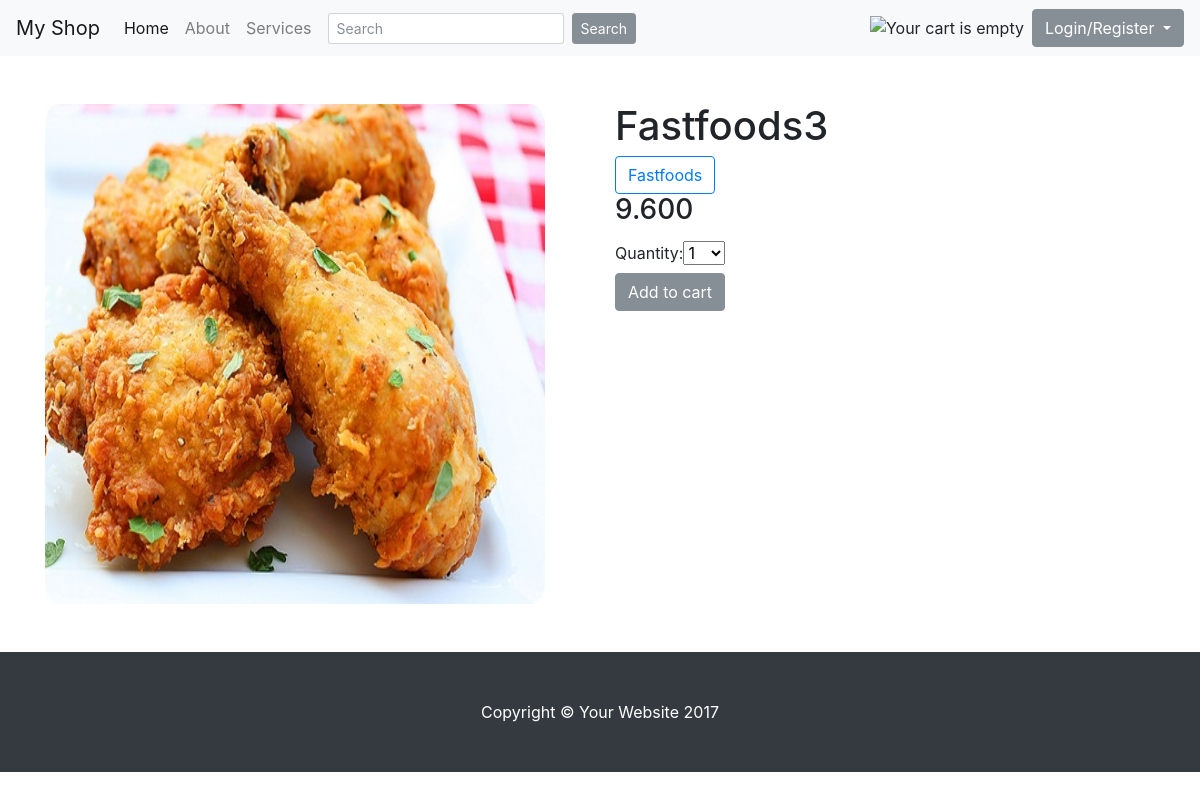
The page /7/fastfoods3/ on the database its author committed.
### shop/models.py (models this page shows, shortened)
class Product(models.Model):
    category = models.ForeignKey(Category, related_name='products')
    name = models.CharField(max_length=200, db_index=True)
    slug = models.SlugField(max_length=200, db_index=True)
    image = models.ImageField(upload_to='products/%Y/%m/%d', blank=True)
    description = models.TextField(blank=True)
    price = models.DecimalField(max_digits=20, decimal_places=3)
    stock = models.PositiveIntegerField()
    available = models.BooleanField(default=True)
    created = models.DateTimeField(auto_now_add=True)
    updated = models.DateTimeField(auto_now=True)
    class Meta:
        ordering = ('-created',)
        index_together = (('id', 'slug'),)

class Category(models.Model):
    name = models.CharField(max_length=200, db_index=True)
    slug = models.SlugField(max_length=200, db_index=True, unique=True)
    class Meta:
        ordering = ('name',)
        verbose_name = 'category'
        verbose_name_plural = 'categories'
    def __str__(self):
        return self.name
    def get_absolute_url(self):
        return reverse('shop:product_list_by_category', args=[self.slug])

### shop/views.py (the view)
# urls.py: url(r'^(?P<id>\d+)/(?P<slug>[-\w]+)/$', views.product_detail, name='product_detail'),
def product_detail(request, id, slug):
    product = get_object_or_404(Product, id=id, slug=slug, available=True)
    cart_product_form = CartAddProductForm()
    return render(request, 'shop/product/detail.html',
                        {'product': product,
                         'cart_product_form': cart_product_form})

### cart/forms.py
class CartAddProductForm(forms.Form):
    quantity = forms.TypedChoiceField(choices=PRODUCT_QUANTITY_CHOICES,
                                      coerce=int)
    update = forms.BooleanField(required=False,
                                initial=False,
                                widget=forms.HiddenInput)

### cart/cart.py (called while the page is built)
    def __len__(self):
        return sum(item['quantity'] for item in self.cart.values())

### cart/context_processors.py (called while the page is built)
def cart(request):
    return {'cart': Cart(request) }

### shop/templates/shop/product/detail.html (shortened to what this page needs)
{% extends "shop/base.html" %}
{% load static %}
{% block content %}
    <div class="container mt-5">
            <div class="row">
                <div class="col">
                    <img style="height: 500px; width: 500px" src="{% if product.image %}{{ product.image.url }}{% else %}{% static "img/no_image.png" %}{% endif %}">
                </div>
                <div class="col">
                    <h1>{{ product.name }}</h1>
                    <a href="{{ product.category.get_absolute_url }}" class="btn btn-outline-primary" role="button" aria-pressed="true">{{ product.category }}</a>
                    <h3>{{ product.price }}</h3>
                    <form action="{% url "cart:cart_add" product.id %}" method="post">
                        <div>{{ cart_product_form }}</div>
                        <div><input class="btn btn-secondary" type="submit" value="Add to cart"></div>
                    </form>
                </div>
            </div>
    </div>
{% endblock content %}

### shop/static/css/shop-homepage.css (style rules this page uses)
body { padding-top: 54px; }
@media (min-width: 992px) { body { padding-top: 56px; } }

### shop/templates/shop/base.html (style rules this page uses)
a { text-decoration:none; color: #BF368E; }

### rows shown on the page
Product: image (picture), name "Fastfoods3", category "Fastfoods", price "9.600"
